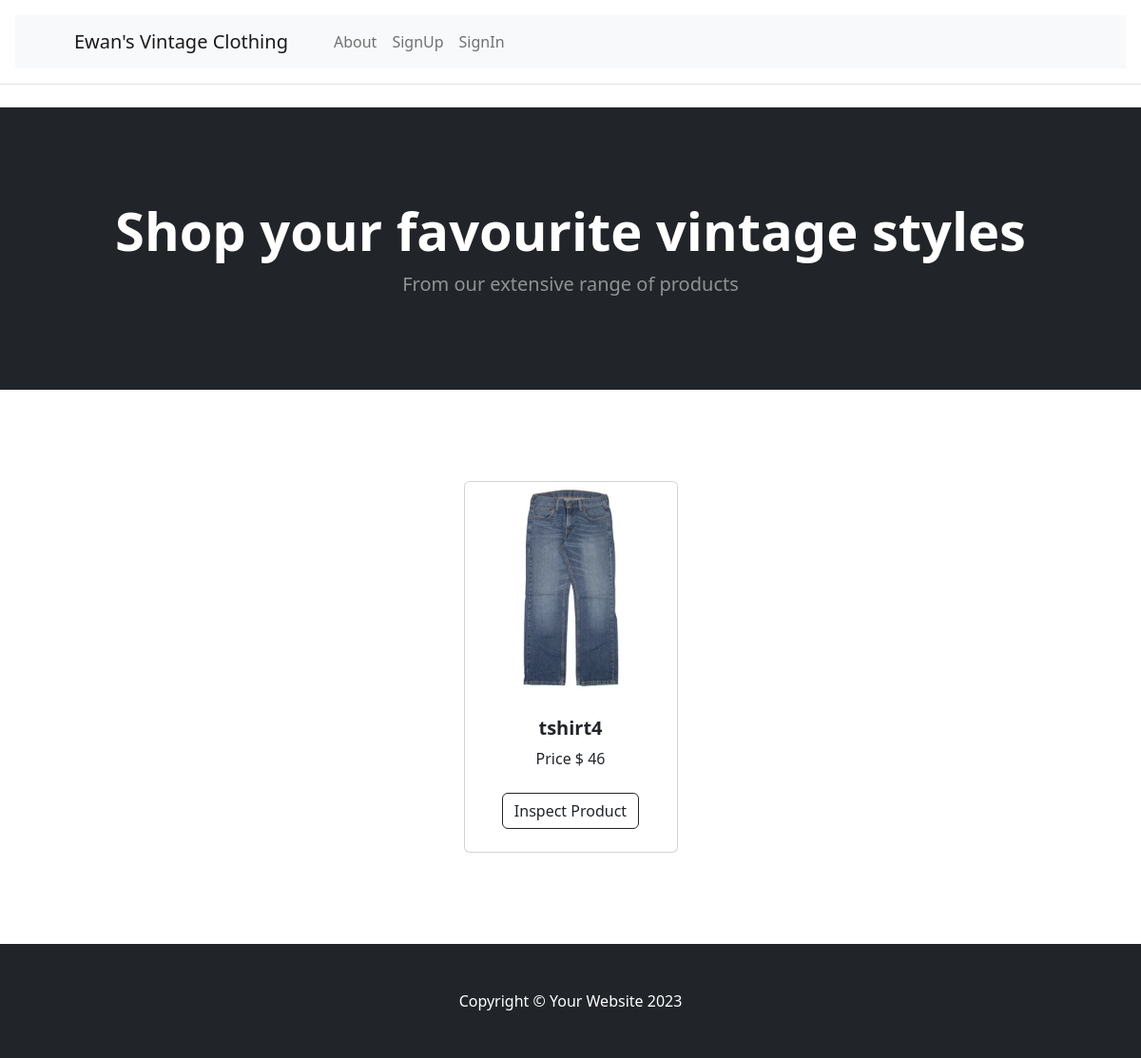
Before: / with the older database file.
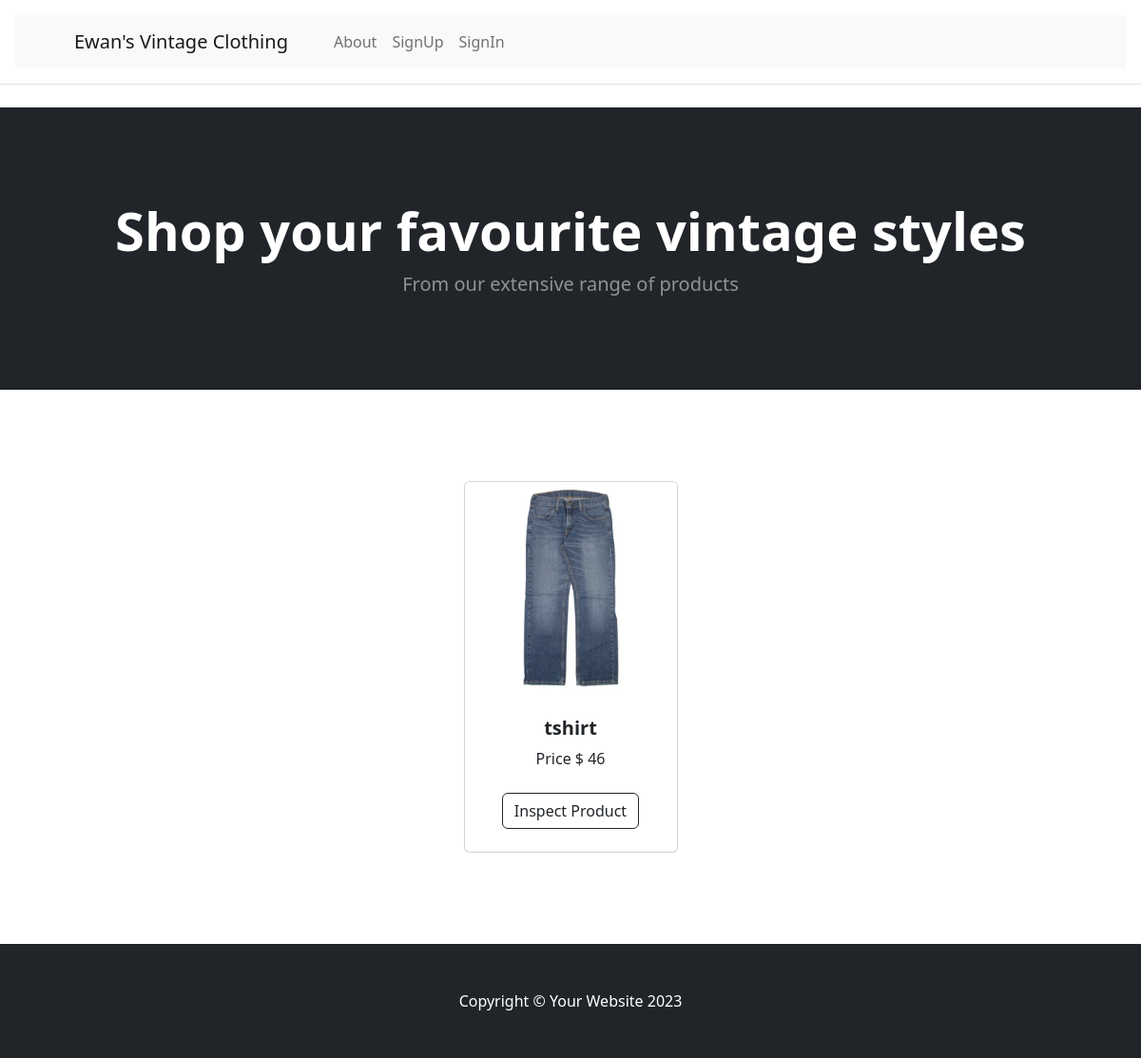
After: the same page with the newer database file.
### tables this page shows
CREATE TABLE Product (
    id INTEGER PRIMARY KEY AUTOINCREMENT,
    name VARCHAR(255) NOT NULL,
    description TEXT,
    stock INT NOT NULL CHECK (stock >= 0),
    price DECIMAL(10, 2) NOT NULL CHECK (price >= 0.00),
    imageurl VARCHAR(255) NOT NULL,
    created_by INT NOT NULL,
    product_type INT NOT NULL,
    created_at TIMESTAMP DEFAULT CURRENT_TIMESTAMP,
    FOREIGN KEY (created_by) REFERENCES User(id) ON DELETE CASCADE,
    FOREIGN KEY (product_type) REFERENCES ProductType(id) ON DELETE CASCADE
);

### app.py (the view)
@app.route('/')
def products_spread():
    products=select_products()
    return render_template('ProductSpread.html',products=products)

### Model/Product.py (called while the page is built)
    def to_dict(self):
        return {
            'id': self.id,
            'name': self.name,
            'description': self.description,
            'stock': self.stock,
            'price': self.price,
            'imageurl': self.imageurl,
            'created_by': self.created_by,
            'product_type': self.product_type,
            'created_at': self.created_at
        }

### app.py (called while the page is built, shortened)
@app.before_request
def before_request():
    email=session.get("email")
    if email is None:
        g.user = None

### db.py (called while the page is built)
def get_db():
    db = getattr(g, '_database', None)
    if db is None:
        db = g._database = sqlite3.connect(DATABASE)
    return db

def select_products():
    mydb=get_db()
    rows=mydb.execute("""SELECT id, name, description, stock, price, imageurl, created_by, product_type, created_at FROM Product""").fetchall()
    products=[ProductRead(id=row[0],
                          name=row[1],
                          description=row[2],
                          stock=row[3],
                          price=row[4],
                          imageurl=row[5],
                          created_by=row[6],
                          product_type=row[7],
                          created_at=row[8]).to_dict() for row in rows]
    return products

### templates/ProductSpread.html
{% extends "base.html" %}
{% block content %}
        <header class="bg-dark py-5">
            <div class="container px-4 px-lg-5 my-5">
                <div class="text-center text-white">
                    <h1 class="display-4 fw-bolder">Shop your favourite vintage styles</h1>
                    <p class="lead fw-normal text-white-50 mb-0">From our extensive range of products</p>
                </div>
            </div>
        </header>
        <section class="py-5">
            <div class="container px-4 px-lg-5 mt-5">
                <div class="row gx-4 gx-lg-5 row-cols-2 row-cols-md-3 row-cols-xl-4 justify-content-center">
                    {% if products %}
                    {% for product in products %}
                    <div class="col mb-5">
                        <div class="card h-100">
                            <img class="card-img-top" src="{{ product.imageurl }}" alt="..." />
                            <div class="card-body p-4">
                                <div class="text-center">
                                    <h5 class="fw-bolder">{{ product.name }}</h5>
                                    Price $ {{ product.price }}
                                </div>
                            </div>
                            <div class="card-footer p-4 pt-0 border-top-0 bg-transparent">
                                <div class="text-center">
                                    <a class="btn btn-outline-dark mt-auto" href="{{ url_for('get_product',name=product.name) }}">Inspect Product</a>
                                </div>
                            </div>
                        </div>
                    </div>
                    {% endfor %}
                    {% else %}
                    <div>
                        <h4>
                            there is no products
                        </h4>
                    </div>
                    {% endif %}
                </div>
            </div>
        </section>
{% endblock %}

### templates/base.html (shortened to what this page needs)
<!DOCTYPE html>
<html lang="en">
{% block head %}
<head>
    <link href="https://cdn.jsdelivr.net/npm/bootstrap@5.3.3/dist/css/bootstrap.min.css" rel="stylesheet">
    <link rel="stylesheet" href="https://cdn.jsdelivr.net/npm/bootstrap-icons@1.11.3/font/bootstrap-icons.min.css">
        <link href="{{ url_for('static', filename='css/styles.css') }}" rel="stylesheet" />
</head>
{% endblock head %}
<body>
    <header class="p-3 mb-3 border-bottom">
        {% block header %}
        {% include 'header.html' %}
        {% endblock header %}
    </header>
    <main style="min-height: 75vh;">
        <div>
            {% block content %}
            {% endblock content %}
        </div>
    </main>
    <footer>
        {% block footer %}
        {% include 'footer.html' %}
        {% endblock footer %}
    </footer>
</body>
</html>

### templates/header.html (shortened to what this page needs)
<nav class="navbar navbar-expand-lg navbar-light bg-light">
            <div class="container px-4 px-lg-5">
                <a class="navbar-brand" href="{{ url_for('products_spread') }}">Ewan's Vintage Clothing</a>
                <div class="collapse navbar-collapse" id="navbarSupportedContent">
                    <ul class="navbar-nav me-auto mb-2 mb-lg-0 ms-lg-4">
                        <li class="nav-item"><a class="nav-link" href="{{ url_for('about_page') }}">About</a></li>
                        {% if g.user %}
                            {% if g.user.is_admin %}
                                <li class="nav-item"><a class="nav-link" href="{{ url_for('create_product') }}">CreateProduct</a>
                                </li>
                                {% endif %}
                        <li class="nav-item"><a class="nav-link" href="#">{{ g.user.email }}</a></li>
                        <li class="nav-item"><a class="nav-link" href="{{ url_for('signout_page') }}">SignOut</a></li>
                        {% else %}
                        <li class="nav-item"><a class="nav-link" href="{{ url_for('signup_page') }}">SignUp</a></li>
                        <li class="nav-item"><a class="nav-link" href="{{ url_for('signin_page') }}">SignIn</a></li>
                        {% endif %}
                    </ul>
                </div>
            </div>
        </nav>

### templates/footer.html
        <footer class="py-5 bg-dark">
            <div class="container"><p class="m-0 text-center text-white">Copyright &copy; Your Website 2023</p></div>
        </footer>

Changed rows visible on the page:
changed Product: name "tshirt4" → "tshirt"
